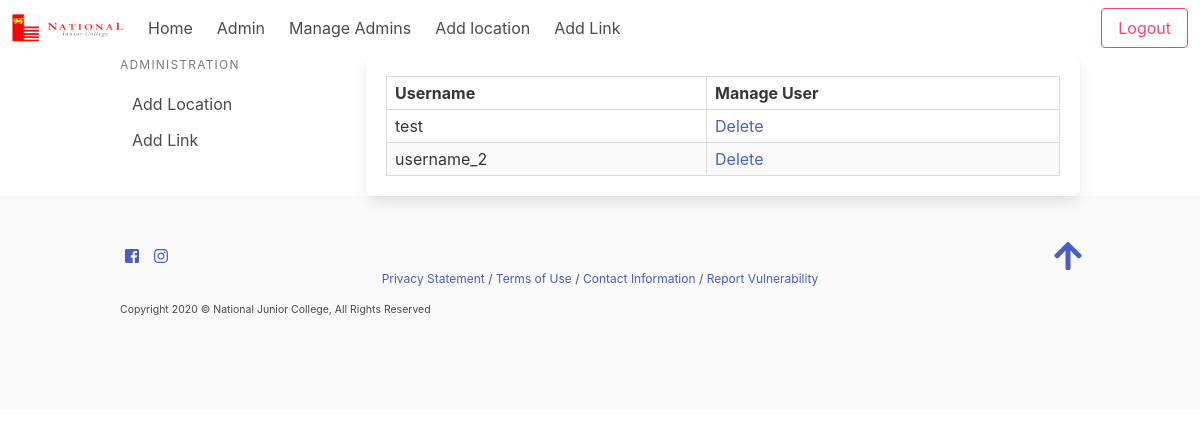
Page /manage_admin (signed in) on the earlier database version.
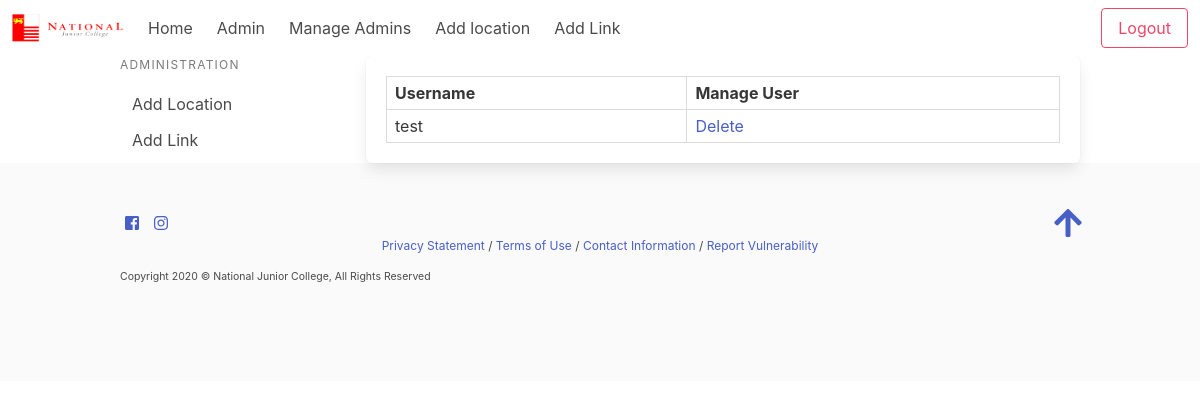
Same page on the later database version.
### tables this page shows
CREATE TABLE "admin" (
	"id"	TEXT NOT NULL,
	"password"	TEXT NOT NULL,
	PRIMARY KEY("id")
);

### app.py (the view)
@app.route('/manage_admin')
@login_required
def manage_admin():
    con = open_DB()
    cur = con.execute('SELECT id FROM admin')
    rows = cur.fetchall()
    con.close()
    return render_template('manage_admin.html', users=rows)

### app.py (called while the page is built)
def open_DB():
    connection = sqlite3.connect(db_path)
    connection.row_factory = sqlite3.Row
    return connection

def login_required(func):
    @wraps(func)
    def decorated_view(*args, **kwargs):
        if not 'logged_in' in session:
            return redirect(url_for('login'))
        return func(*args, **kwargs)
    return decorated_view

### templates/manage_admin.html (shortened to what this page needs)
{% extends "base.html" %}
{% block content %}
<div class="columns">
    <div class="column is-3 ">
        {% include 'admin_sidebar.html' %}
    </div>
    <div class="column is-9">
        <section class="box">
            <table class="table is-bordered is-striped is-narrow is-hoverable is-fullwidth">
                <thead>
                    <tr>
                        <th>Username</th>
                        <th>Manage User</th>
                    </tr>
                </thead>
                {% for user in users %}
                <tr>
                    <td>{{ user['id'] }}</td>
                    <td><a href="{{url_for('manage_admin')}}/delete/{{ user['id'] }}">Delete</a></td>
                </tr>
                {% endfor %}
            </table>
        </section>
    </div>
</div>
{% endblock %}

### templates/base.html (shortened to what this page needs)
<!DOCTYPE html>
<html>
<head>
    <link rel="stylesheet" href="https://cdn.jsdelivr.net/npm/bulma@0.9.0/css/bulma.min.css">
</head>
<body>
    {% block body %}
    {% block navbar %}
    <nav class="navbar" role="navigation" aria-label="main navigation">
        <div class="navbar-brand">
            <a class="navbar-item" href="/">
                <img src="/static/images/njc_logo.png" width="112" height="28">
            </a>
        </div>
        <div id="navMenu" class="navbar-menu">
            <div class="navbar-start">
                <a class="navbar-item" href="{{url_for('home')}}">
                    Home
                </a>
                {% if session['logged_in'] %}
                <a class="navbar-item" href="{{url_for('admin')}}">
                    Admin
                </a>
                <a class="navbar-item" href="{{url_for('manage_admin')}}">
                    Manage Admins
                </a>
                <a class="navbar-item" href="{{url_for('show_add_location_form')}}">
                    Add location
                </a>
                <a class="navbar-item" href="{{url_for('add_link')}}">
                    Add Link
                </a>
                {% endif %}
            </div>
            <div class="navbar-end">
                <div class="navbar-item">
                    {% if session['logged_in'] %}
                    <div class="buttons">
                        <a class="button is-outlined is-danger" href="{{url_for('logout')}}">
                            Logout
                        </a>
                    </div>
                    {% else %}
                    <div class="buttons">
                        <a class="button is-outlined is-primary" href="{{url_for('login')}}">
                            Admin Login
                        </a>
                    </div>
                    {% endif %}
                </div>
            </div>
        </div>
    </nav>
    {% endblock %}
    <div class="container content-wrapper">
        {% block content %}
        {% endblock %}
    </div>
    {% block footer %}
    <footer class="footer">
        <div class="content container">
            <div class="container">
                <a href="https://www.facebook.com/nationaljc/" class="icon">
                    <i class="fab fa-facebook-square"></i>
                </a>
                <a href="https://www.instagram.com/nationaljc/?hl=en" class="icon">
                    <i class="fab fa-instagram"></i>
                </a>
                <a href="#" class="icon is-pulled-right is-size-3"><i class="fas fa-arrow-up"></i></a>
            </div>
            <p class="is-size-7 has-text-centered">
                <a href="https://nationaljc.moe.edu.sg/terms-of-use/">Privacy
                    Statement</a> /
                <a href="https://nationaljc.moe.edu.sg/terms-of-use/">Terms of Use</a> /
                <a href="https://nationaljc.moe.edu.sg/Contact/">Contact Information</a> /
                <a href="http://tech.gov.sg/report_vulnerability">Report Vulnerability</a>
            </p>
            <p class="is-size-7">
                <small class="copyright">Copyright 2020 © National Junior College, All Rights Reserved</small>
            </p>
        </div>
    </footer>
    {% endblock %}
    {% endblock %}
</body>
</html>

### templates/admin_sidebar.html
<aside class="menu is-hidden-mobile">
    <p class="menu-label">
        Administration
    </p>
    <ul class="menu-list">
        <li><a href="{{url_for('show_add_location_form')}}">Add Location</a></li>
        <li><a href="{{url_for('add_link')}}">Add Link</a></li>
    </ul>
</aside>

Differences in the rows shown:
removed admin: id "username_2"
